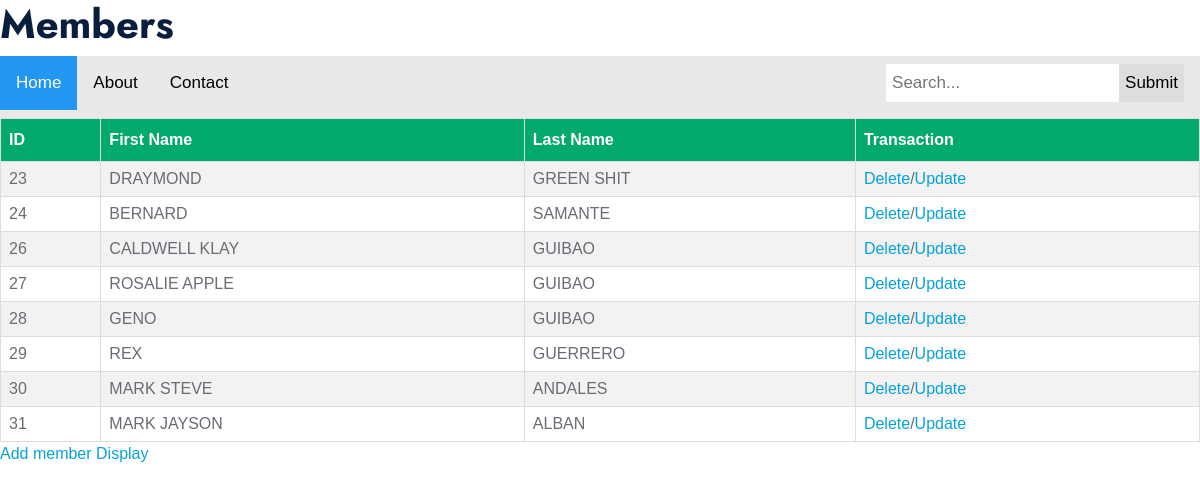
/members/user/, run on the app's committed database.
### members/models.py (models this page shows)
class Members(models.Model):
    first = models.CharField(max_length=255)
    lastname = models.CharField(max_length=255)

### members/views.py (the view)
# urls.py: path('user/', views.user, name='user'),
def user(request):
    mymembers = Members.objects.all().values()
    template = loader.get_template('user.html')
    context = {
        'mymembers' : mymembers,
    }
    return HttpResponse(template.render(context, request))

### members/templates/user.html (shortened to what this page needs)
{% load static%}
<html lang="en">
<head>
    <link href="https://cdnjs.cloudflare.com/ajax/libs/font-awesome/5.10.0/css/all.min.css" rel="stylesheet">
    <link href="https://cdn.jsdelivr.net/npm/bootstrap-icons@1.4.1/font/bootstrap-icons.css" rel="stylesheet">
    <link href="{% static 'website/lib/owlcarousel/assets/owl.carousel.min.css' %}" rel="stylesheet">
    <link href="{% static 'website/lib/animate/animate.min.css' %}" rel="stylesheet">
    <link href="{% static 'website/lib/tempusdominus/css/tempusdominus-bootstrap-4.min.css' %}" rel="stylesheet" />
    <link href="{% static 'website/lib/twentytwenty/twentytwenty.css' %}" rel="stylesheet" />
    <link href="{% static 'website/css/bootstrap.min.css' %}" rel="stylesheet">
    <link href="{% static 'website/css/style.css' %}" rel="stylesheet">
    <link href="{% static 'website/css/style2.css' %}" rel="stylesheet">
</head>
<body>
<h1>Members</h1>
<div class="topnav">
  <a class="active" href="home/">Home</a>
  <a href="home/">About</a>
  <a href="{% url 'index' %}">Contact</a>
  <div class="search-container">
    <form action="{% url 'searchbar' %}" method=POST>
    <input type="text" placeholder="Search..." name="searchbar">
    <button type="submit">Submit</button>
    </form>
  </div>
</div>
<table id="customers">
<tr>
    <th>ID</th>
    <th>First Name</th>
    <th>Last Name</th>
    <th>Transaction</th>
</tr>
{% for x in mymembers %}
<tr>
<td>{{x.id}}</td>
<td>{{ x.first }}</td>
<td>{{ x.lastname }}</td>
<td><a href="delete/{{x.id}}">Delete</a><h7>/</h7><a href="update/{{x.id}}">Update</a></td>
</tr>
{% endfor %}
</table>
<p>
<a href="add/">Add member</a>
<a href="display/">Display</a>
</p>
</body>
</html>

### static/website/css/style.css (style rules this page uses)
:root { --primary: #06A3DA; --secondary: #F57E57; --light: #EEF9FF; --dark: #091E3E; }
h1, h2, .font-weight-bold { font-weight: 700 !important; }
#customers { font-family: Arial, Helvetica, sans-serif; border-collapse: collapse; width: 100%; }
#customers td, #customers th { border: 1px solid #ddd; padding: 8px; }
#customers tr:nth-child(even) { background-color: #f2f2f2; }
#customers th { padding-top: 12px; padding-bottom: 12px; text-align: left; background-color: #04AA6D; color: white; }

### static/website/css/style2.css (style rules this page uses)
#customers { font-family: Arial, Helvetica, sans-serif; border-collapse: collapse; width: 100%; }
#customers td, #customers th { border: 1px solid #ddd; padding: 8px; }
#customers tr:nth-child(even) { background-color: #f2f2f2; }
#customers th { padding-top: 12px; padding-bottom: 12px; text-align: left; background-color: #04AA6D; color: white; }
* { box-sizing: border-box; }
body { margin: 0; font-family: Arial, Helvetica, sans-serif; }
.topnav { overflow: hidden; background-color: #e9e9e9; }
.topnav a { float: left; display: block; color: black; text-align: center; padding: 14px 16px; text-decoration: none; font-size: 17px; }
.topnav a.active { background-color: #2196F3; color: white; }
.topnav .search-container { float: right; }
.topnav input[type=text] { padding: 6px; margin-top: 8px; font-size: 17px; border: none; }
.topnav .search-container button { float: right; padding: 6px; margin-top: 8px; margin-right: 16px; background: #ddd; font-size: 17px; border: none; cursor: pointer; }

### data on the page
Members: id "23", first "DRAYMOND", lastname "GREEN SHIT"
Members: id "24", first "BERNARD", lastname "SAMANTE"
Members: id "26", first "CALDWELL KLAY", lastname "GUIBAO"
Members: id "27", first "ROSALIE APPLE", lastname "GUIBAO"
Members: id "28", first "GENO", lastname "GUIBAO"
Members: id "29", first "REX", lastname "GUERRERO"
Members: id "30", first "MARK STEVE", lastname "ANDALES"
Members: id "31", first "MARK JAYSON", lastname "ALBAN"
